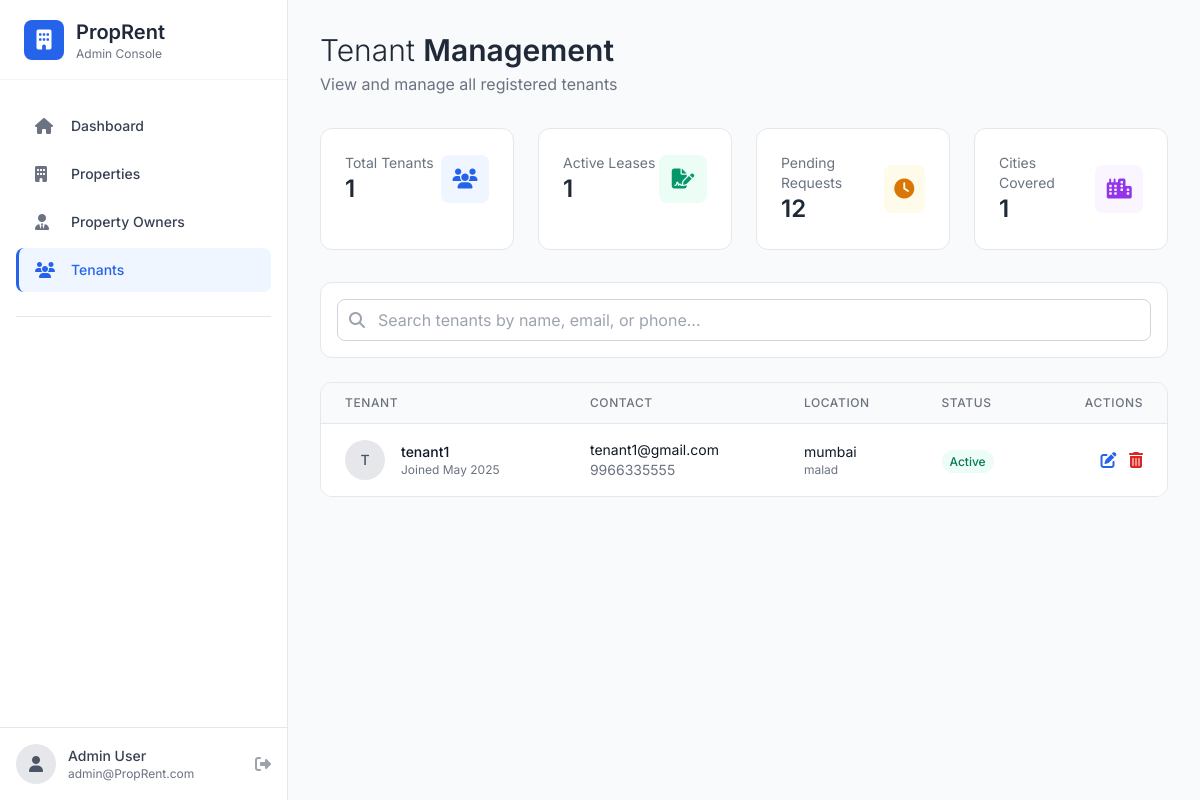
Screenshot of /admin_tenants (signed in) with the database file from the repository.
### house_rent_app/models.py (models this page shows, shortened)
class UserProfile(models.Model):
    user = models.OneToOneField(User, on_delete=models.CASCADE)
    phone_number = models.CharField(max_length=15, unique=True)
    type = models.BooleanField(default=False)  # True for owner, False for tenant
    address = models.CharField(max_length=200)
    city = models.CharField(max_length=100)

### house_rent_app/views.py (the view, shortened to what this page needs)
# urls.py: path('admin_tenants', views.AdminTenantList.as_view(), name='admin_tenants'),
class AdminTenantList(LoginRequiredMixin, View):
    login_url = 'login'
    redirect_field_name = 'next'
    def get(self, request):
        tenants_list = UserProfile.objects.filter(type=False).all()
        cities = []
        for tenant in tenants_list:
            if tenant.city not in cities:
                cities.append(tenant.city)
        print("--------------------> TENANTS : ",tenants_list.values())
        print("--------------------> CITIES : ",cities)
        return render(request, template_name="admin_tenants.html", context={"tenants":tenants_list, "cities":cities})

### house_rent_app/templates/admin_tenants.html (shortened to what this page needs)
{% extends "admin_sidebar.html" %}
{% block content %}
<div class="p-8">
    <div class="mb-8">
        <h1 class="text-3xl font-light text-gray-800">Tenant <span class="font-semibold">Management</span></h1>
        <p class="text-gray-500 mt-1">View and manage all registered tenants</p>
    </div>
    <div class="grid grid-cols-1 md:grid-cols-4 gap-6 mb-8">
        <div class="bg-white rounded-xl border border-gray-200 p-6">
            <div class="flex items-center justify-between">
                <div>
                    <p class="text-sm text-gray-500">Total Tenants</p>
                    <p class="text-2xl font-semibold text-gray-800">{{ tenants|length }}</p>
                </div>
                <div class="w-12 h-12 bg-blue-50 rounded-lg flex items-center justify-center">
                    <i class="fas fa-users text-blue-600 text-xl"></i>
                </div>
            </div>
        </div>
        <div class="bg-white rounded-xl border border-gray-200 p-6">
            <div class="flex items-center justify-between">
                <div>
                    <p class="text-sm text-gray-500">Active Leases</p>
                    <p class="text-2xl font-semibold text-gray-800">{{ tenants|length }}</p>
                </div>
                <div class="w-12 h-12 bg-emerald-50 rounded-lg flex items-center justify-center">
                    <i class="fas fa-file-signature text-emerald-600 text-xl"></i>
                </div>
            </div>
        </div>
        <div class="bg-white rounded-xl border border-gray-200 p-6">
            <div class="flex items-center justify-between">
                <div>
                    <p class="text-sm text-gray-500">Pending Requests</p>
                    <p class="text-2xl font-semibold text-gray-800">12</p>
                </div>
                <div class="w-12 h-12 bg-amber-50 rounded-lg flex items-center justify-center">
                    <i class="fas fa-clock text-amber-600 text-xl"></i>
                </div>
            </div>
        </div>
        <div class="bg-white rounded-xl border border-gray-200 p-6">
            <div class="flex items-center justify-between">
                <div>
                    <p class="text-sm text-gray-500">Cities Covered</p>
                    <p class="text-2xl font-semibold text-gray-800">{{ cities|length }}</p>
                </div>
                <div class="w-12 h-12 bg-purple-50 rounded-lg flex items-center justify-center">
                    <i class="fas fa-city text-purple-600 text-xl"></i>
                </div>
            </div>
        </div>
    </div>
    <div class="bg-white rounded-xl border border-gray-200 p-4 mb-6">
        <div class="relative">
            <i class="fas fa-search absolute left-3 top-1/2 transform -translate-y-1/2 text-gray-400"></i>
            <input type="text" id="searchInput" placeholder="Search tenants by name, email, or phone..."
                   class="w-full pl-10 pr-4 py-2 border border-gray-300 rounded-lg focus:outline-none focus:ring-2 focus:ring-blue-500">
        </div>
    </div>
    {% if tenants %}
    <div class="bg-white rounded-xl border border-gray-200 overflow-hidden">
        <table class="min-w-full divide-y divide-gray-200">
            <thead class="bg-gray-50">
                <tr>
                    <th class="px-6 py-3 text-left text-xs font-medium text-gray-500 uppercase tracking-wider">Tenant</th>
                    <th class="px-6 py-3 text-left text-xs font-medium text-gray-500 uppercase tracking-wider">Contact</th>
                    <th class="px-6 py-3 text-left text-xs font-medium text-gray-500 uppercase tracking-wider">Location</th>
                    <th class="px-6 py-3 text-left text-xs font-medium text-gray-500 uppercase tracking-wider">Status</th>
                    <th class="px-6 py-3 text-right text-xs font-medium text-gray-500 uppercase tracking-wider">Actions</th>
                </tr>
            </thead>
            <tbody class="bg-white divide-y divide-gray-200" id="tenantsTable">
                {% for tenant in tenants %}
                <tr class="hover:bg-gray-50 transition">
                    <td class="px-6 py-4">
                        <div class="flex items-center">
                            <div class="w-10 h-10 bg-gray-200 rounded-full flex items-center justify-center">
                                <span class="text-sm font-medium text-gray-600">{{ tenant.user.username|slice:":1"|upper }}</span>
                            </div>
                            <div class="ml-4">
                                <div class="text-sm font-medium text-gray-900">{{ tenant.user.username }}</div>
                                <div class="text-xs text-gray-500">Joined {{ tenant.user.date_joined|date:"M Y" }}</div>
                            </div>
                        </div>
                    </td>
                    <td class="px-6 py-4">
                        <div class="text-sm text-gray-900">{{ tenant.user.email }}</div>
                        <div class="text-sm text-gray-500">{{ tenant.phone_number }}</div>
                    </td>
                    <td class="px-6 py-4">
                        <div class="text-sm text-gray-900">{{ tenant.city }}</div>
                        <div class="text-xs text-gray-500">{{ tenant.address|truncatechars:20 }}</div>
                    </td>
                    <td class="px-6 py-4">
                        {% if tenant.user.is_active %}
                        <span class="px-2 py-1 text-xs font-medium bg-emerald-50 text-emerald-700 rounded-full">Active</span>
                        {% else %}
                        <span class="px-2 py-1 text-xs font-medium bg-gray-100 text-gray-700 rounded-full">Inactive</span>
                        {% endif %}
                    </td>
                    <td class="px-6 py-4 text-right">
                        <form method="post" class="inline-block mr-2">
                            <button type="submit" class="text-blue-600 hover:text-blue-800">
                                <i class="fas fa-edit"></i>
                            </button>
                        </form>
                        <form method="post" class="inline-block">
                            <button type="submit" class="text-red-600 hover:text-red-800"
                                    onclick="return confirm('Delete this tenant?')">
                                <i class="fas fa-trash-alt"></i>
                            </button>
                        </form>
                    </td>
                </tr>
                {% endfor %}
            </tbody>
        </table>
    </div>
    {% endif %}
</div>
{% endblock %}

### house_rent_app/templates/admin_sidebar.html (style rules this page uses)
* { font-family: 'Inter', sans-serif; }
body { background-color: #f8fafc; }

### rows the page displays
UserProfile: user.username "T", user.username "tenant1", user.date_joined "May 2025", user.email "tenant1@gmail.com", phone_number "9966335555", city "mumbai", address "malad", shows "Active"

### other values shown
{{ tenants|length }} "1"
{{ cities|length }} "1"
